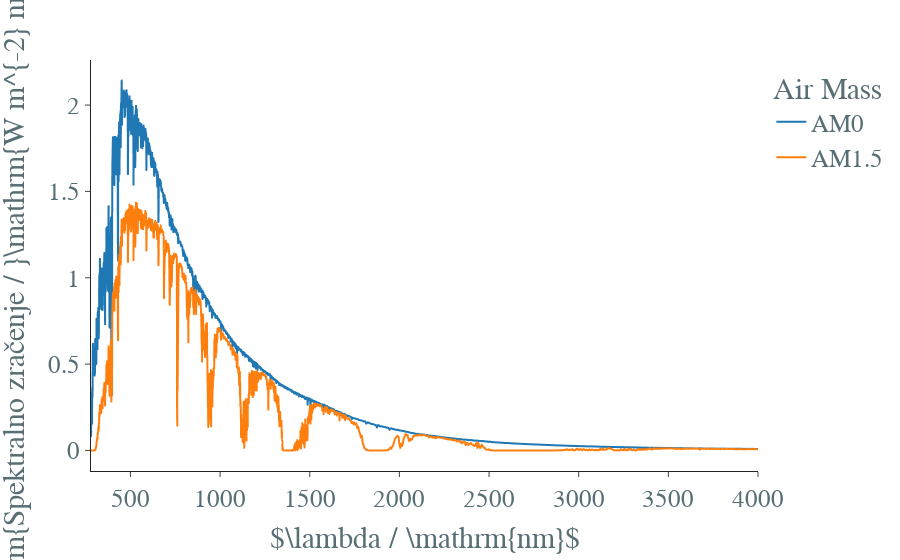

Here is the notebook cell this chart was saved with:
### Code cell
fig = px.line (
    df, 
    template = template
)
fig.update_layout (
    xaxis_title = r'$\lambda / \mathrm{nm}$',
    yaxis_title = r'$\textrm{Spektralno zračenje / }\mathrm{W m^{-2} nm^{-1}}$',
    legend_title = "Air Mass",
    ** layout
)
fig.show ()
fig.write_html ('solar_spectrum.html', include_mathjax = 'cdn')

### Figure 1 — Plotly figure (JSON) as saved in the notebook; plotly's stock layout.template omitted (floating-point values rounded to 4 significant figures; data arrays with more than 128 entries replaced by an {"elided": "..."} marker saying what was removed)
{"data": [{"hovertemplate": "variable=AM0<br>wavelength=%{x}<br>value=%{y}<extra></extra>", "legendgroup": "AM0", "line": {"color": "#1F77B4", "dash": "solid"}, "mode": "lines", "name": "AM0", "showlegend": true, "type": "scattergl", "x": {"elided": "2002 float values"}, "xaxis": "x", "y": {"elided": "2002 float values"}, "yaxis": "y"}, {"hovertemplate": "variable=AM1.5<br>wavelength=%{x}<br>value=%{y}<extra></extra>", "legendgroup": "AM1.5", "line": {"color": "#FF7F0E", "dash": "solid"}, "mode": "lines", "name": "AM1.5", "showlegend": true, "type": "scattergl", "x": {"elided": "2002 float values"}, "xaxis": "x", "y": {"elided": "2002 float values"}, "yaxis": "y"}], "layout": {"font": {"color": "#586e75", "family": "League Gothic", "size": 25}, "legend": {"title": {"text": "Air Mass"}, "tracegroupgap": 0}, "margin": {"t": 60}, "paper_bgcolor": "rgba(0,0,0,0)", "plot_bgcolor": "rgba(0,0,0,0)", "xaxis": {"anchor": "y", "domain": [0, 1], "title": {"text": "$\\lambda / \\mathrm{nm}$"}}, "yaxis": {"anchor": "x", "domain": [0, 1], "title": {"text": "$\\textrm{Spektralno zračenje / }\\mathrm{W m^{-2} nm^{-1}}$"}}}}
